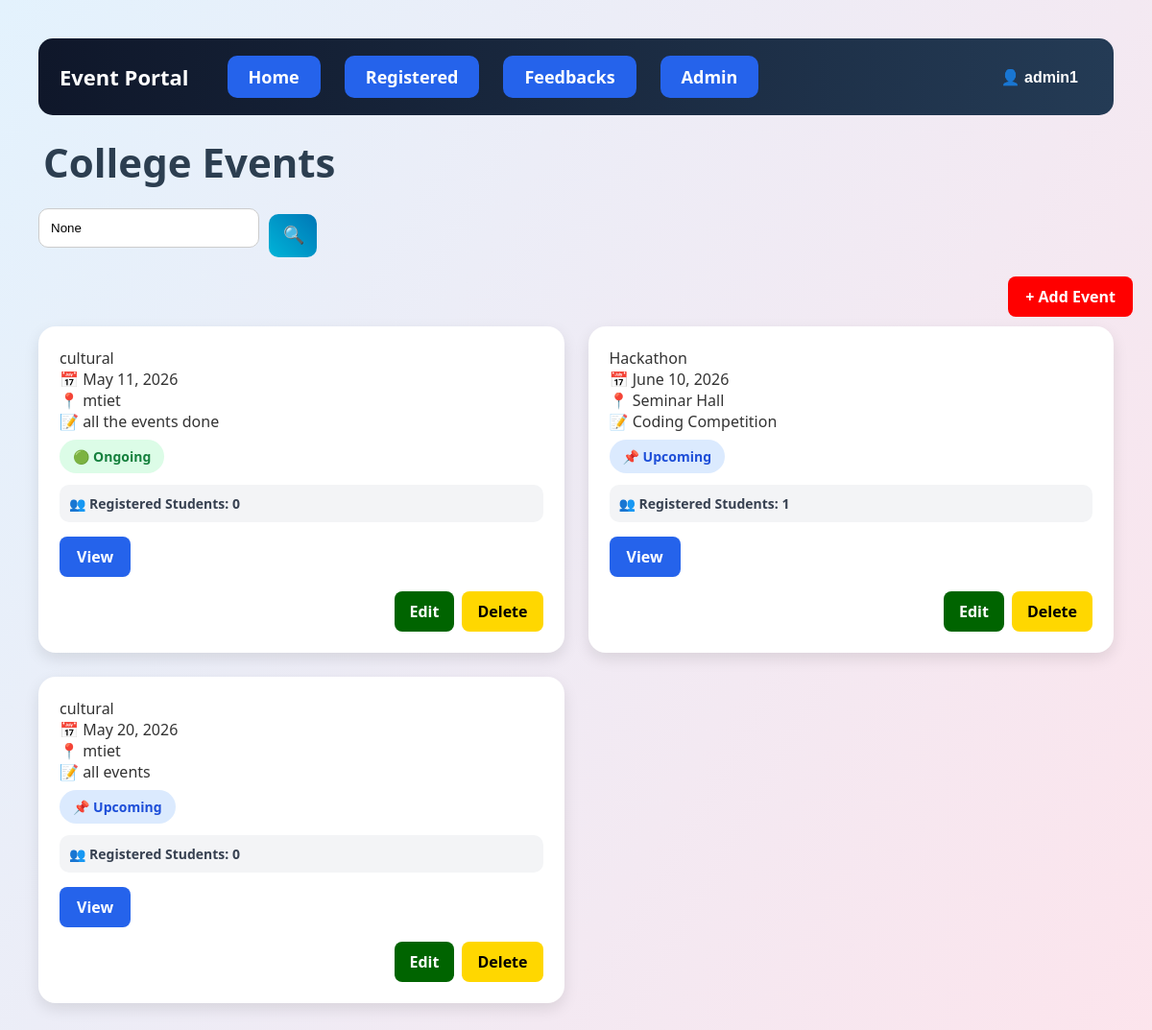
The page / (signed in) on the database its author committed.
### events/models.py (models this page shows, shortened)
class Event(models.Model):
    STATUS_CHOICES = (
        ('Upcoming', 'Upcoming'),
        ('Ongoing', 'Ongoing'),
        ('Completed', 'Completed'),
    )
    name = models.CharField(max_length=100)
    date = models.DateField()
    location = models.CharField(max_length=100)
    description = models.TextField()
    status = models.CharField(
        max_length=20,
        choices=STATUS_CHOICES,
        default='Upcoming'
    )

### events/views.py (the view, shortened to what this page needs)
# urls.py: path('', views.event_list, name='home'),
@login_required
def event_list(request):
    query = request.GET.get('q')
    if query:
        events = Event.objects.filter(
            name__icontains=query
        )
    else:
        events = Event.objects.all()
    return render(request, 'events/index.html', {
        'events': events,
        'query': query,
        'is_admin': is_admin(request.user),
        'is_student': is_student(request.user),
    })

### events/views.py (called while the page is built)
def is_admin(user):
    if user.is_superuser:
        return True
    return (
        hasattr(user, 'userprofile')
        and user.userprofile.role == 'admin'
    )

def is_student(user):
    return (
        hasattr(user, 'userprofile')
        and user.userprofile.role == 'student'
    )

### events/templates/events/index.html (shortened to what this page needs)
{% load static %}
<!doctype html>
<html>
  <head>
    <link rel="stylesheet" href="{% static 'events/style.css' %}" />
  </head>
  <body>
    <div class="navbar">
      <div class="logo">Event Portal</div>
      <div class="nav-links">
        <a href="/">Home</a>
        {% if is_admin %}
        <a href="/registered/"> Registered </a>
        <a href="/view-feedback/"> Feedbacks </a>
        <a href="/admin/"> Admin </a>
        {% endif %}
      </div>
      <div class="profile-menu">
        <button class="profile-btn">👤 {{ request.user.username }}</button>
      </div>
    </div>
    <h1 class="main-title">College Events</h1>
    <form method="GET" class="search-bar">
      <input
        type="text"
        name="q"
        placeholder="Search events..."
        value="{{ query }}"
      />
      <button type="submit">🔍</button>
    </form>
    {% if is_admin %}
    <div style="text-align: right; margin-top: 15px; margin-bottom: 20px">
      <a
        href="/add-event/"
        style="
          background: red;
          color: white;
          padding: 10px 18px;
          border-radius: 8px;
          text-decoration: none;
          font-weight: bold;
        "
      >
        + Add Event
      </a>
    </div>
    {% endif %}
    <div class="events-container">
      {% for event in events %}
      <div class="event-card">
        <div class="event-title">{{ event.name }}</div>
        <div class="event-info">📅 {{ event.date }}</div>
        <div class="event-info">📍 {{ event.location }}</div>
        <div class="event-info">📝 {{ event.description }}</div>
        <div class="event-info">
          {% if event.status == "Upcoming" %}
          <span class="status upcoming"> 📌 Upcoming </span>
          {% elif event.status == "Ongoing" %}
          <span class="status ongoing"> 🟢 Ongoing </span>
          {% else %}
          <span class="status completed"> ✅ Completed </span>
          {% endif %}
        </div>
        <div class="register-count">
          👥 Registered Students: {{ event.registration_set.count }}
        </div>
        <a href="/event/{{ event.id }}/" class="view-btn"> View </a>
        {% if is_admin %}
        <div
          style="
            display: flex;
            justify-content: flex-end;
            gap: 8px;
            margin-top: 15px;
          "
        >
          <a
            href="/edit-event/{{ event.id }}/"
            style="
              background: darkgreen;
              color: white;
              padding: 10px 16px;
              border-radius: 8px;
              text-decoration: none;
              font-weight: bold;
            "
          >
            Edit
          </a>
          <a
            href="/delete-event/{{ event.id }}/"
            onclick="
              return confirm('Are you sure you want to delete this event?');
            "
            style="
              background: gold;
              color: black;
              padding: 10px 16px;
              border-radius: 8px;
              text-decoration: none;
              font-weight: bold;
            "
          >
            Delete
          </a>
        </div>
        {% endif %}
      </div>
      {% empty %}
      <div class="event-card">
        <div class="event-info">No events available</div>
      </div>
      {% endfor %}
    </div>
  </body>
</html>

### events/static/events/style.css (style rules this page uses)
* { margin: 0; padding: 0; box-sizing: border-box; }
body { font-family: "Segoe UI", sans-serif; background: linear-gradient(120deg, #e3f2fd, #fce4ec); color: #333; padding: 20px; }
.navbar { display: flex; align-items: center; background: linear-gradient(90deg, #0f172a, #243b55); padding: 18px 22px; border-radius: 15px; margin: 20px; gap: 40px; }
.logo { font-size: 22px; font-weight: bold; color: white; }
.nav-links { display: flex; gap: 25px; }
.nav-links a { background: #2563eb; color: white; text-decoration: none; padding: 10px 22px; border-radius: 10px; font-size: 18px; font-weight: bold; transition: 0.3s; }
.main-title { text-align: left; margin-left: 25px; margin-top: 20px; margin-bottom: 20px; font-size: 42px; color: #2c3e50; }
.search-bar { display: flex; align-items: center; gap: 10px; width: 25%; margin-left: 20px; margin-bottom: 25px; }
.search-bar input { width: 100%; padding: 10px; border-radius: 10px; border: 1px solid #ccc; outline: none; }
.search-bar button { width: 50px; height: 45px; border: none; border-radius: 10px; background: linear-gradient(45deg, #00b4d8, #0077b6); color: white; cursor: pointer; font-size: 18px; }
.events-container { display: grid; grid-template-columns: repeat(2, 1fr); gap: 25px; padding: 0 20px 30px; }
.event-card { background: white; padding: 22px; border-radius: 18px; box-shadow: 0 6px 16px rgba(0, 0, 0, 0.1); transition: 0.3s ease; height: 100%; }
form { margin-top: 15px; }
input[type="text"], input[type="date"], textarea, select { width: 100%; padding: 12px; margin-bottom: 15px; border-radius: 10px; border: 1px solid #ccc; outline: none; }
button { padding: 10px 15px; border: none; border-radius: 8px; background: linear-gradient(45deg, #00b4d8, #0077b6); color: white; cursor: pointer; transition: 0.3s; }
.status { display: inline-block; padding: 8px 14px; border-radius: 20px; font-size: 14px; font-weight: bold; margin-top: 8px; }
.upcoming { background: #dbeafe; color: #1d4ed8; }
.ongoing { background: #dcfce7; color: #15803d; }
.register-count { margin-top: 12px; background: #f3f4f6; padding: 10px; border-radius: 10px; font-size: 14px; font-weight: bold; color: #374151; }
.view-btn { display: inline-block; margin-top: 15px; background: #2563eb; color: white; padding: 10px 18px; border-radius: 8px; text-decoration: none; font-weight: bold; }
.profile-menu { position: relative; margin-left: auto; }
.profile-btn { background: transparent; border: none; color: white; font-size: 16px; font-weight: bold; cursor: pointer; }

### rows shown on the page
Event: name "cultural", date "May 11, 2026", location "mtiet", description "all the events done", status "🟢 Ongoing", registration_set.count "0"
Event: name "Hackathon", date "June 10, 2026", location "Seminar Hall", description "Coding Competition", status "📌 Upcoming", registration_set.count "1"
Event: name "cultural", date "May 20, 2026", location "mtiet", description "all events", status "📌 Upcoming", registration_set.count "0"

### other values the page prints
{{ request.user.username }} "admin1"
